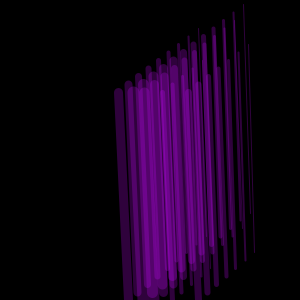
Frame 1 (no input)
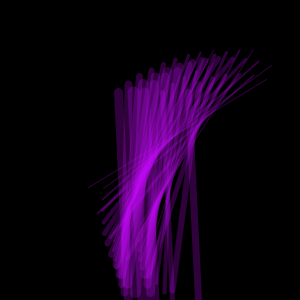
Frame 60 (the mouse pressed at the canvas centre just before this capture)
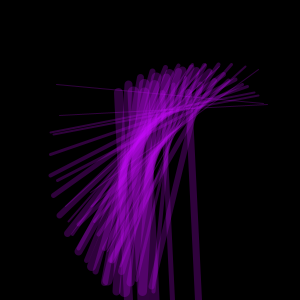
Frame 120 (the mouse held since frame 60 and released just before this capture)

The Processing sketch that drew these frames (run headless with seeded random() and noise(); from frame 60 on, the mouse is pressed at the canvas centre):

// Processing sketch: processing_167643
// ── processing_167643.pde

float inc = 0.0;
void setup() {
  size(300,300);
  stroke(255,204);
  smooth();
}
void draw() {
  background(0);
  inc += 0.01;
  float angle = sin(inc)/10.0 + sin(inc*1.2)/20.0;
  tail(118, 9, angle/1.3);
  tail(133, 12, angle);
  tail(144, 10, angle/1.3);
  tail(162, 5, angle);
  tail(188, 7, angle*2);
}
void tail(int x, int units, float angle) {
  pushMatrix();
  translate(x, 100);
  stroke(200, 10, 255, 60);
  for (int i = units; i>0; i--) {
    strokeWeight(i);
    line(10,200,0,-8);
    translate(10, -8);
    rotate(angle);
  }
  popMatrix();
}
